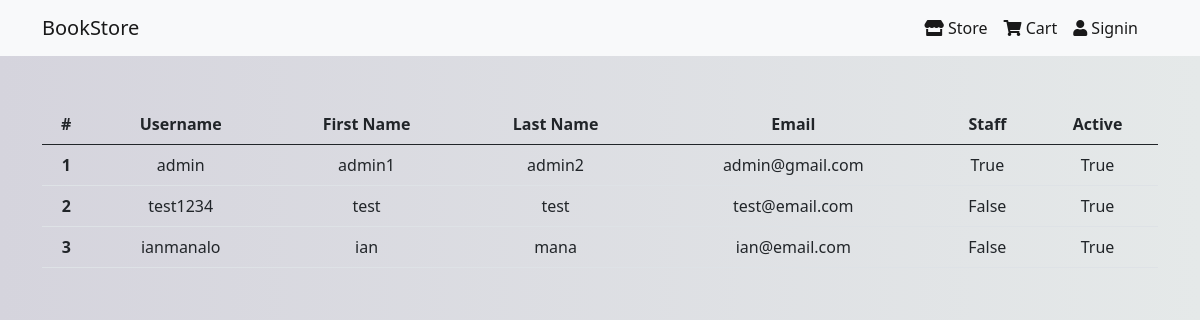
Before: /account/staff/ with the older database file.
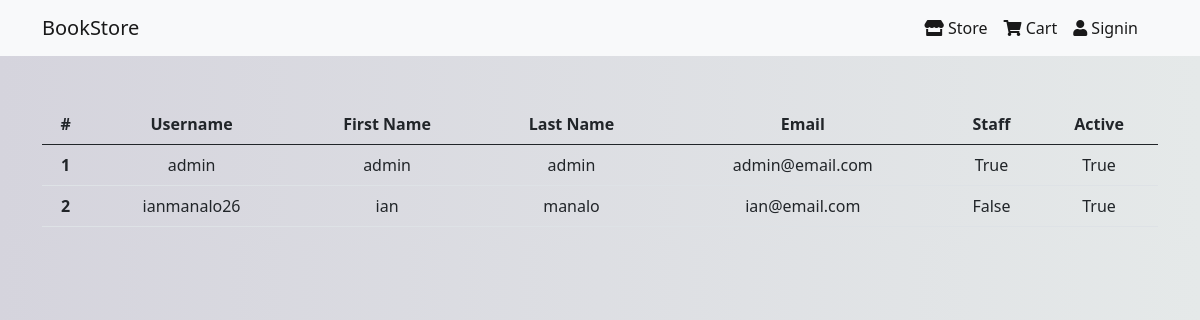
After: the same page with the newer database file.
### account/models.py (models this page shows, shortened)
class Profile(models.Model):
    user = models.OneToOneField(settings.AUTH_USER_MODEL,
                            on_delete=models.CASCADE)
    since = models.DateTimeField(auto_now_add=True)
    phone_number = PhoneNumberField()
    street_address = models.CharField(max_length=300)
    province = models.CharField(max_length=300)
    city = models.CharField(max_length=50)
    country = models.CharField(max_length=50)
    zip_code = models.CharField(max_length=10)
    photo = models.ImageField(upload_to=get_upload_path )
    slug = models.SlugField()

### account/views.py (the view)
# urls.py: path('staff/', StaffListView.as_view(), name="staff"),
class StaffListView(ListView):
    model = Profile
    template_name = 'account/staff.html'

### account/templates/account/staff.html (shortened to what this page needs)
{% extends 'account/base.html' %}
{% load static %}
{% block content%}
<div class="container text-center">
    <table class="table table-hover">
       <thead>
<tr>
    <th scope="col">#</th>
    <th scope="col">Username</th>
    <th scope="col">First Name</th>
    <th scope="col">Last Name</th>
    <th scope="col">Email</th>
    <th scope="col">Staff</th>
    <th scope="col">Active</th>
</tr>
</thead>
<tbody>
  {% for staff in object_list%}
  <tr>
  <th scope="row">{{forloop.counter}}</th>
  <td>{{staff.user.username}}</td>
  <td>{{staff.user.first_name}}</td>
  <td>{{staff.user.last_name}}</td>
  <td>{{staff.user.email}}</td>
  <td>{{staff.user.is_staff}}</td>
  <td>{{staff.user.is_active}}</td>
  </tr>
  {% endfor %}
{% endblock %}

### account/templates/account/base.html (shortened to what this page needs)
{% load static %}
<!doctype html>
<html lang="en">
  <head>
    <link href="https://cdn.jsdelivr.net/npm/bootstrap@5.0.0-beta2/dist/css/bootstrap.min.css" rel="stylesheet">
    <link rel="stylesheet" type="text/css" href="{% static 'css/main.css' %}">
    <link rel="stylesheet" href="https://use.fontawesome.com/releases/v5.15.2/css/all.css">
  </head>
  <body>
    <section class="Navbar mb-5">
    <nav class="navbar navbar-expand-lg navbar-light bg-light ">
        <div class="container">
          <a class="navbar-brand" href="#">BookStore</a>
          <div class="container collapse navbar-collapse justify-content-end" id="navbarNav">
            <ul class="navbar-nav ">
              <li class="nav-item">
                <a class="nav-link active" aria-current="page" href="{% url 'store' %}"><i class="fas fa-store"></i> Store</a>
              </li>
              <li class="nav-item">
                <a class="nav-link active" href="{% url 'order-summary' %}"><i class="fas fa-shopping-cart"></i> Cart</a>
              </li>
              {% if not user.is_authenticated %}
              <li class="nav-item">
                <a class="nav-link active" href="{% url 'account:signin' %}"><i class="fas fa-user"></i> Signin</a>
              </li>
                  {% endif %}
                </ul>
          </div>
        </div>
      </nav>
    </section>
    <section class="content">
        {% block content %}{% endblock %}
    </section>
  </body>
</html>

### static/css/main.css (style rules this page uses)
body { background: -webkit-linear-gradient(left, #d5d4dd, #e5e9e9); }

Changed rows visible on the page:
removed Profile: user.username "ianmanalo", user.first_name "ian", user.last_name "mana", user.email "ian@email.com", user.is_staff "False", user.is_active "True"
changed Profile "admin": user.first_name "admin1" → "admin"; user.last_name "admin2" → "admin"; user.email "admin@gmail.com" → "admin@email.com"
changed Profile "False": user.username "test1234" → "ianmanalo26"; user.first_name "test" → "ian"; user.last_name "test" → "manalo"; user.email "test@email.com" → "ian@email.com"
